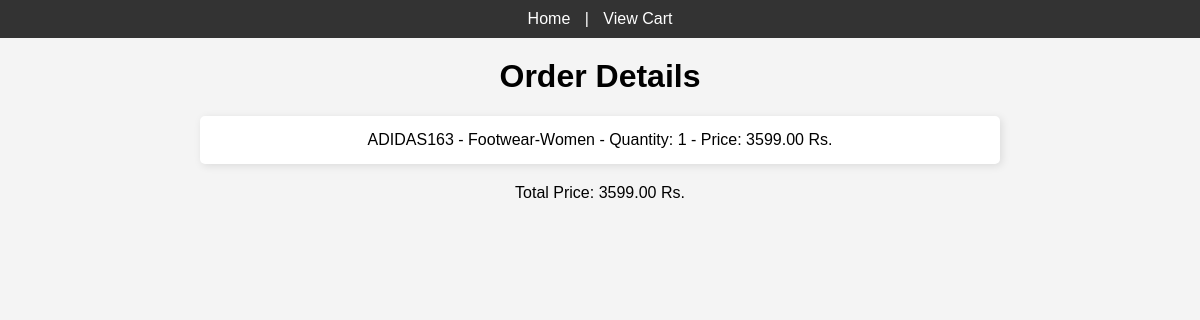
/order-details/ (signed in), run on the app's committed database.
### shopping/models.py (models this page shows)
class OrderItem(models.Model):
    order = models.ForeignKey(Order, related_name='items', on_delete=models.CASCADE)
    product = models.ForeignKey(Product, on_delete=models.CASCADE)
    quantity = models.IntegerField(default=1)
    price = models.DecimalField(max_digits=10, decimal_places=2)

class Product(models.Model):
    brand = models.ForeignKey(Brand, on_delete=models.CASCADE, related_name='products')
    category = models.ForeignKey(Category, on_delete=models.CASCADE, related_name='products')
    product_id = models.CharField(max_length=50, unique=True)
    name = models.CharField(max_length=255)
    description = models.TextField()
    size = models.CharField(max_length=50)
    currency = models.CharField(max_length=10)
    sell_price = models.DecimalField(max_digits=10, decimal_places=2)
    original_price = models.DecimalField(max_digits=10, decimal_places=2, null=True)  #Allow Null Value
    discount = models.TextField()

class Order(models.Model):
    user = models.ForeignKey(settings.AUTH_USER_MODEL, on_delete=models.CASCADE)
    created_at = models.DateTimeField(auto_now_add=True)
    updated_at = models.DateTimeField(auto_now=True)
    total_price = models.DecimalField(max_digits=10, decimal_places=2, default=0.00)

### shopping/views.py (the view)
# urls.py: path('order-details/', views.order_details, name='order_details'),
def order_details(request):
    order = Order.objects.filter(user=request.user).order_by('-created_at').first()
    if order:
        return render(request, 'shopping/order_details.html', {'order': order})
    else:
        return render(request, 'shopping/order_details.html', {'message': 'No active orders found.'})

### shopping/templates/shopping/order_details.html (shortened to what this page needs)
<!DOCTYPE html>
<html lang="en">
<head>
</head>
<body>
    <nav>
        <a href="{% url 'shopping:brand_list' %}">Home</a> |
        <a href="{% url 'shopping:view_cart' %}">View Cart</a>
    </nav>
    <h1>Order Details</h1>
    {% if order %}
    <ul>
        {% for item in order.items.all %}
        <li>
            {{ item.product.name }} - Quantity: {{ item.quantity }} - Price: {{ item.price | floatformat:2 }} {{ item.product.currency }}
        </li>
        {% endfor %}
    </ul>
    <p>Total Price: {{ order.total_price | floatformat:2 }} {{ order.items.first.product.currency }}</p>
    {% else %}
    <p>{{ message }}</p>
    {% endif %}
</body>
</html>

### shopping/templates/shopping/order_details.html (style rules this page uses)
body { font-family: Arial, sans-serif; margin: 0; padding: 0; background-color: #f4f4f4; }
nav { background-color: #333; color: #fff; padding: 10px; text-align: center; }
nav a { color: #fff; text-decoration: none; margin: 0 10px; }
h1 { text-align: center; margin-top: 20px; }
ul { list-style-type: none; padding: 0; text-align: center; max-width: 800px; margin: 20px auto; }
li { background-color: #fff; margin-bottom: 20px; padding: 15px; box-shadow: 2px 2px 8px rgba(0,0,0,0.1); border-radius: 5px; }
p { text-align: center; margin-top: 20px; }

### data on the page
OrderItem: product.name "ADIDAS163 - Footwear-Women", quantity "1", price "3599.00", product.currency "Rs."
Order: total_price "3599.00", items.first.product.currency "Rs."
